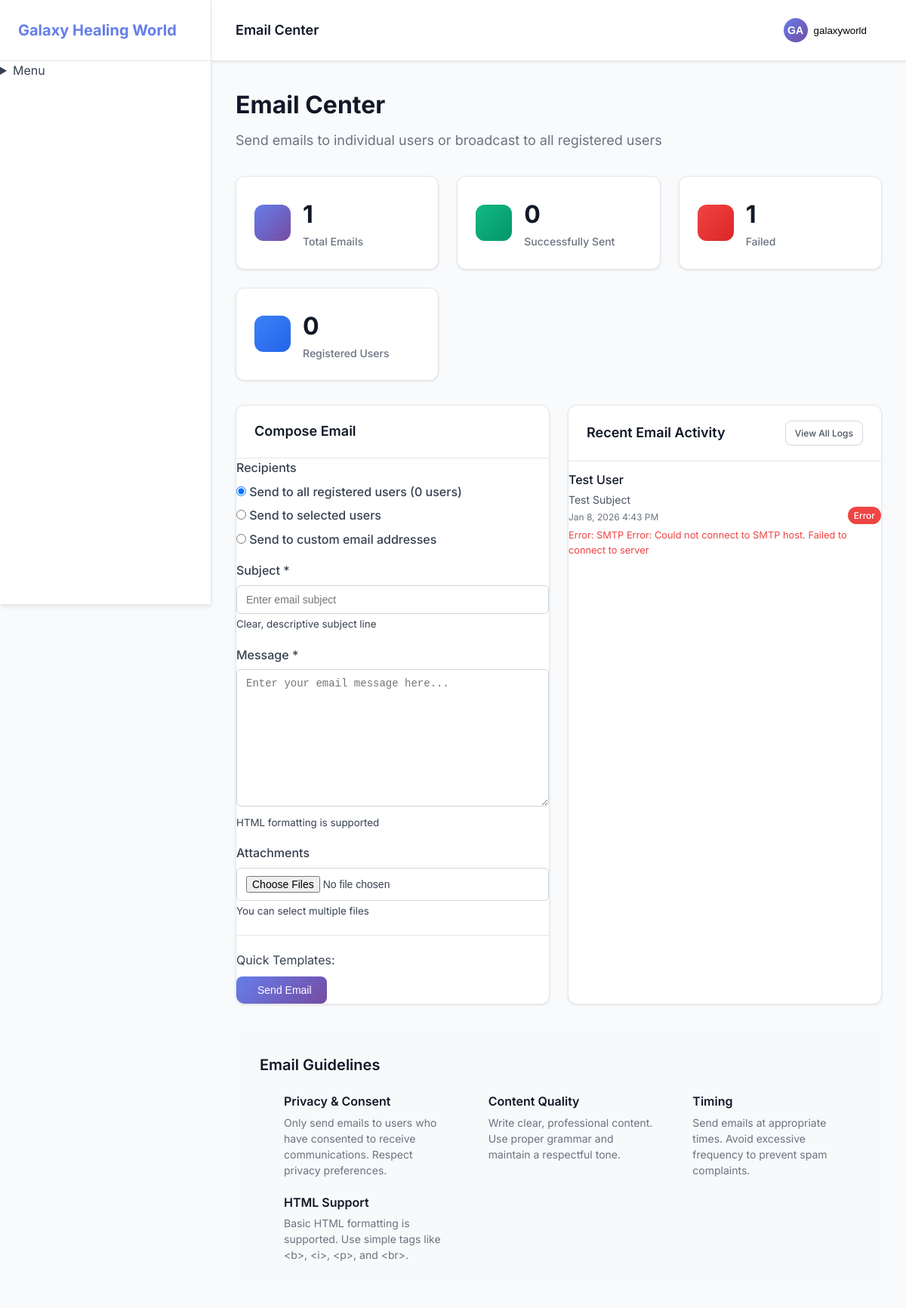
The app's page /admin/email.php (signed in) with its own data.
### tables this page shows
CREATE TABLE email_logs (
                id INTEGER PRIMARY KEY AUTOINCREMENT,
                recipient_email VARCHAR(255),
                recipient_name VARCHAR(255),
                subject VARCHAR(255),
                message TEXT,
                sent_at DATETIME DEFAULT CURRENT_TIMESTAMP,
                status VARCHAR(20) DEFAULT 'sent'
            , error_message TEXT);

### admin/email.php (the view, shortened to what this page needs)
<?php
$db = Database::getInstance();
$pdo = $db->getConnection();
$stmt = $pdo->query("SELECT COUNT(*) as total FROM email_logs");
$totalEmails = $stmt->fetch()['total'];
$stmt = $pdo->query("SELECT COUNT(*) as sent FROM email_logs WHERE status = 'sent'");
$sentEmails = $stmt->fetch()['sent'];
$stmt = $pdo->query("SELECT COUNT(*) as failed FROM email_logs WHERE status != 'sent'");
$failedEmails = $stmt->fetch()['failed'];
$stmt = $pdo->query("
    SELECT recipient_email, recipient_name, subject, sent_at, status, error_message
    FROM email_logs
    ORDER BY sent_at DESC
    LIMIT 10
");
$recentEmails = $stmt->fetchAll();
$stmt = $pdo->query("SELECT COUNT(*) as count FROM users WHERE email IS NOT NULL AND email != ''");
$userCount = $stmt->fetch()['count'];
?>
<!DOCTYPE html>
<html lang="en">
<head>
    <link rel="stylesheet" href="../assets/css/admin.css">
    <link rel="stylesheet" href="https://cdn.jsdelivr.net/npm/feather-icons@4.28.0/feather.min.css">
</head>
<body>
    <div class="admin-layout">
        <?php include 'includes/sidebar.php'; ?>
        <div class="admin-content">
            <?php include 'includes/header.php'; ?>
            <main class="main-content">
                <div class="page-header">
                    <h1>Email Center</h1>
                    <p>Send emails to individual users or broadcast to all registered users</p>
                </div>
                <div class="stats-grid">
                    <div class="stat-card">
                        <div class="stat-icon" style="background: linear-gradient(135deg, #667eea 0%, #764ba2 100%);">
                        </div>
                        <div class="stat-content">
                            <div class="stat-number"><?php echo number_format($totalEmails); ?></div>
                            <div class="stat-label">Total Emails</div>
                        </div>
                    </div>
                    <div class="stat-card">
                        <div class="stat-icon" style="background: linear-gradient(135deg, #10b981 0%, #059669 100%);">
                        </div>
                        <div class="stat-content">
                            <div class="stat-number"><?php echo number_format($sentEmails); ?></div>
                            <div class="stat-label">Successfully Sent</div>
                        </div>
                    </div>
                    <div class="stat-card">
                        <div class="stat-icon" style="background: linear-gradient(135deg, #ef4444 0%, #dc2626 100%);">
                        </div>
                        <div class="stat-content">
                            <div class="stat-number"><?php echo number_format($failedEmails); ?></div>
                            <div class="stat-label">Failed</div>
                        </div>
                    </div>
                    <div class="stat-card">
                        <div class="stat-icon" style="background: linear-gradient(135deg, #3b82f6 0%, #2563eb 100%);">
                        </div>
                        <div class="stat-content">
                            <div class="stat-number"><?php echo number_format($userCount); ?></div>
                            <div class="stat-label">Registered Users</div>
                        </div>
                    </div>
                </div>
                <div class="dashboard-grid">
                    <div class="dashboard-card">
                        <div class="card-header">
                            <h3>Compose Email</h3>
                        </div>
                        <div class="card-body">
                            <form id="emailForm" method="POST" class="email-form">
                                <div class="form-group">
                                    <label>Recipients</label>
                                    <div class="recipient-options">
                                        <label class="radio-label">
                                            <input type="radio" name="recipient_type" value="all"
                                                onchange="toggleRecipientInput()" checked>
                                            Send to all registered users (<?php echo $userCount; ?> users)
                                        </label>
                                        <label class="radio-label">
                                            <input type="radio" name="recipient_type" value="selected"
                                                onchange="toggleRecipientInput()">
                                            Send to selected users
                                        </label>
                                        <label class="radio-label">
                                            <input type="radio" name="recipient_type" value="custom"
                                                onchange="toggleRecipientInput()">
                                            Send to custom email addresses
                                        </label>
                                    </div>
                                </div>
                                <div class="form-group">
                                    <label for="subject">Subject <span class="required">*</span></label>
                                    <input type="text" id="subject" name="subject" required class="form-control"
                                        placeholder="Enter email subject" aria-describedby="subject-help">
                                    <small id="subject-help">Clear, descriptive subject line</small>
                                </div>
                                <div class="form-group">
                                    <label for="message">Message <span class="required">*</span></label>
                                    <textarea id="message" name="message" rows="10" required class="form-control"
                                        placeholder="Enter your email message here..."
                                        aria-describedby="message-help"></textarea>
                                    <small id="message-help">HTML formatting is supported</small>
                                </div>
                                <div class="form-group">
                                    <label for="attachments">Attachments</label>
                                    <input type="file" id="attachments" name="attachments[]" multiple
                                        class="form-control">
                                    <small>You can select multiple files</small>
                                </div>
                                <div class="email-templates">
                                    <label>Quick Templates:</label>
                                </div>
                                <button type="submit" class="btn btn-primary" id="sendEmailBtn">
                                    Send Email
                                </button>
                            </form>
                        </div>
                    </div>
                    <div class="dashboard-card">
                        <div class="card-header">
                            <h3>Recent Email Activity</h3>
                            <a href="email-logs.php" class="btn btn-small btn-outline">View All Logs</a>
                        </div>
                        <div class="card-body">
                            <?php if (empty($recentEmails)): ?>
                                <div class="empty-state">
                                    <i data-feather="mail" aria-hidden="true"></i>
                                    <p>No emails sent yet</p>
                                </div>
                            <?php else: ?>
                                <div class="email-logs">
                                    <?php foreach ($recentEmails as $email): ?>
                                        <div class="email-log-item">
                                            <div class="email-info">
                                                <div class="email-recipient">
                                                    <?php echo htmlspecialchars($email['recipient_name'] ?: $email['recipient_email']); ?>
                                                </div>
                                                <div class="email-subject">
                                                    <?php echo htmlspecialchars($email['subject']); ?>
                                                </div>
                                                <div class="email-meta">
                                                    <time datetime="<?php echo $email['sent_at']; ?>">
                                                        <?php echo date('M j, Y g:i A', strtotime($email['sent_at'])); ?>
                                                    </time>
                                                </div>
                                                <?php if (!empty($email['error_message'])): ?>
                                                    <div class="email-error"
                                                        style="color: #ef4444; font-size: 0.8em; margin-top: 4px;">
                                                        Error: <?php echo htmlspecialchars($email['error_message']); ?>
                                                    </div>
                                                <?php endif; ?>
                                            </div>
                                            <div class="email-status">
                                                <span
                                                    class="status-badge <?php echo $email['status'] === 'sent' ? 'status-success' : 'status-error'; ?>"
                                                    aria-label="Email status: <?php echo $email['status']; ?>">
                                                    <?php echo ucfirst($email['status']); ?>
                                                </span>
                                            </div>
                                        </div>
                                    <?php endforeach; ?>
                                </div>
                            <?php endif; ?>
                        </div>
                    </div>
                </div>
                <div class="info-section">
                    <h3>Email Guidelines</h3>
                    <div class="info-grid">
                        <div class="info-item">
                            <i data-feather="shield" aria-hidden="true"></i>
                            <div>
                                <h4>Privacy & Consent</h4>
                                <p>Only send emails to users who have consented to receive communications. Respect
                                    privacy preferences.</p>
                            </div>
                        </div>
                        <div class="info-item">
                            <i data-feather="edit-3" aria-hidden="true"></i>
                            <div>
                                <h4>Content Quality</h4>
                                <p>Write clear, professional content. Use proper grammar and maintain a respectful tone.
                                </p>
                            </div>
                        </div>
                        <div class="info-item">
                            <i data-feather="clock" aria-hidden="true"></i>
                            <div>
                                <h4>Timing</h4>
                                <p>Send emails at appropriate times. Avoid excessive frequency to prevent spam
                                    complaints.</p>
                            </div>
                        </div>
                        <div class="info-item">
                            <i data-feather="code" aria-hidden="true"></i>
                            <div>
                                <h4>HTML Support</h4>
                                <p>Basic HTML formatting is supported. Use simple tags like &lt;b&gt;, &lt;i&gt;,
                                    &lt;p&gt;, and &lt;br&gt;.</p>
                            </div>
                        </div>
                    </div>
                </div>
            </main>
        </div>
    </div>
</body>
</html>

### assets/css/admin.css (style rules this page uses)
* { margin: 0; padding: 0; box-sizing: border-box; }
body { font-family: 'Inter', -apple-system, BlinkMacSystemFont, 'Segoe UI', Roboto, sans-serif; line-height: 1.6; color: #374151; background: #f9fafb; }
.admin-layout { display: flex; min-height: 100vh; }
.admin-content { flex: 1; margin-left: 280px; display: flex; flex-direction: column; }
.main-content { flex: 1; padding: 32px; overflow-y: auto; }
.page-header { margin-bottom: 32px; }
.page-header h1 { font-size: 2rem; font-weight: 700; color: #111827; margin-bottom: 8px; }
.page-header p { color: #6b7280; font-size: 1.125rem; }
.stats-grid { display: grid; grid-template-columns: repeat(auto-fit, minmax(250px, 1fr)); gap: 24px; margin-bottom: 32px; }
.stat-card { background: #ffffff; padding: 24px; border-radius: 12px; box-shadow: 0 1px 3px 0 rgba(0, 0, 0, 0.1); border: 1px solid #e5e7eb; display: flex; align-items: center; gap: 16px; transition: transform 0.2s ease, box-shadow 0.2s ease; }
.stat-icon { width: 48px; height: 48px; border-radius: 12px; display: flex; align-items: center; justify-content: center; color: white; }
.stat-number { font-size: 2rem; font-weight: 700; color: #111827; }
.stat-label { color: #6b7280; font-size: 0.875rem; font-weight: 500; }
.dashboard-grid { display: grid; grid-template-columns: 1fr 1fr; gap: 24px; margin-bottom: 32px; }
.dashboard-card { background: #ffffff; border-radius: 12px; box-shadow: 0 1px 3px 0 rgba(0, 0, 0, 0.1); border: 1px solid #e5e7eb; overflow: hidden; }
.card-header { padding: 20px 24px; border-bottom: 1px solid #e5e7eb; display: flex; justify-content: space-between; align-items: center; }
.card-header h3 { font-size: 1.125rem; font-weight: 600; color: #111827; }
.status-badge { padding: 4px 8px; border-radius: 12px; font-size: 0.75rem; font-weight: 500; color: white; white-space: nowrap; }
.btn { padding: 10px 20px; border: none; border-radius: 8px; font-weight: 500; text-decoration: none; display: inline-flex; align-items: center; gap: 8px; cursor: pointer; transition: all 0.2s ease; font-size: 14px; }
.btn-primary { background: linear-gradient(135deg, #667eea 0%, #764ba2 100%); color: white; }
.btn-outline { background: transparent; border: 1px solid #d1d5db; color: #4b5563; }
.btn-small { padding: 6px 12px; font-size: 12px; }
.form-group { margin-bottom: 16px; }
.form-group label { display: block; margin-bottom: 6px; font-weight: 500; color: #374151; }
.form-control { width: 100%; padding: 10px 12px; border: 1px solid #d1d5db; border-radius: 6px; font-size: 14px; transition: border-color 0.2s ease; }
.info-section { background: #f8f9fa; padding: 32px; border-radius: 12px; margin-bottom: 24px; }
.info-section h3 { font-size: 1.25rem; font-weight: 600; color: #111827; margin-bottom: 20px; }
.info-grid { display: grid; grid-template-columns: repeat(auto-fit, minmax(250px, 1fr)); gap: 20px; }
.info-item { display: flex; gap: 12px; align-items: flex-start; }
.info-item i { width: 20px; height: 20px; color: #667eea; flex-shrink: 0; margin-top: 2px; }
.info-item h4 { font-size: 1rem; font-weight: 600; color: #111827; margin-bottom: 4px; }
.info-item p { color: #6b7280; font-size: 0.875rem; line-height: 1.5; }
.email-templates { margin-top: 20px; padding-top: 20px; border-top: 1px solid #e5e7eb; }
.email-logs { max-height: 400px; overflow-y: auto; }
.email-log-item { display: flex; justify-content: space-between; align-items: center; padding: 12px 0; border-bottom: 1px solid #f3f4f6; }
.email-log-item:last-child { border-bottom: none; }
.email-info { flex: 1; min-width: 0; }
.email-recipient { font-weight: 500; color: #111827; margin-bottom: 2px; }
.email-subject { color: #4b5563; font-size: 0.875rem; margin-bottom: 2px; white-space: nowrap; overflow: hidden; text-overflow: ellipsis; }
.email-meta { font-size: 0.75rem; color: #6b7280; }
.email-status { flex-shrink: 0; }
.status-error { background: #ef4444; }

### records on screen
email_logs: recipient_name "Test User", subject "Test Subject", sent_at "Jan 8, 2026 4:43 PM", error_message "SMTP Error: Could not connect to SMTP host. Failed to connect to server", status "Error"

### other values on screen
Config::get('site.name') "Galaxy Healing World"
$pageTitle "Email Center"
substr($_SESSION['admin_username'] ?? 'A', 0, 2) "GA"
$_SESSION['admin_username'] "galaxyworld"
$totalEmails "1"
$sentEmails "0"
$failedEmails "1"
$userCount "0"
